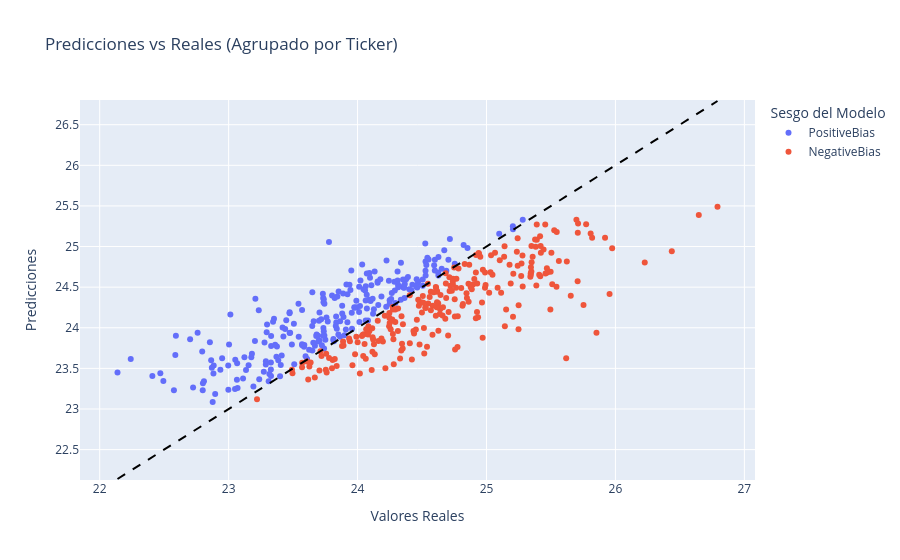

The code cell stored with this chart in its notebook:
### Markdown cell above
Se generan 2 clusters segun las predicciones:
* Positive_Bias: si los residuos son mayores o iguales a cero.
* Negative_Bias: si los residuos son menores a cero.

### Code cell
# Se dividen los datos para predecir el valor de la última fecha disponible para cada ticker en el conjunto de test
X_train = X.iloc[:-len(df['Ticker'].unique())]  # Todos menos la última fecha de cada ticker
y_train = y.iloc[:-len(df['Ticker'].unique())]
X_test = X.iloc[-len(df['Ticker'].unique()):]   # Solo la última fecha de cada ticker
y_test = y.iloc[-len(df['Ticker'].unique()):]

# Recuperar el ticker usando el indice de y_test
tickers_test = df.loc[y_test.index, 'Ticker']

# Predicciones en el conjunto de test
y_pred = pipe.predict(X_test)

# Consolidar resultados individuales en un DataFrame
resultados_df = pd.DataFrame({
    'Ticker': tickers_test,
    'Predicted': y_pred,
    'Observed': y_test
})

# Calcular el residuo para cada predicción
resultados_df['Residuals'] = resultados_df['Predicted'] - resultados_df['Observed']

# Agrupar por ticker
resultados_agrupados = resultados_df.groupby('Ticker')[['Predicted', 'Observed', 'Residuals']].mean()

# Generar el Cluster sobre el promedio de los residuos
resultados_agrupados['Cluster'] = ['PositiveBias' if r >= 0 else 'NegativeBias' 
                                   for r in resultados_agrupados['Residuals']]

# Visualizar
fig = px.scatter(
    resultados_agrupados, 
    x='Observed', 
    y='Predicted', 
    color='Cluster',
    hover_name=resultados_agrupados.index, 
    labels={'Observed':'Valores Reales', 'Predicted':'Predicciones', 'Cluster':'Sesgo del Modelo'},
    title='Predicciones vs Reales (Agrupado por Ticker)'
)

# Línea de identidad perfecta
min_val = resultados_agrupados['Observed'].min()
max_val = resultados_agrupados['Observed'].max()
fig.add_shape(type='line', x0=min_val, y0=min_val, x1=max_val, y1=max_val,
              line=dict(color='black', dash='dash', width=2))
fig.show()

# Estadísticas por cluster a nivel Ticker
over_mask = resultados_agrupados['Cluster'] == 'PositiveBias'
under_mask = resultados_agrupados['Cluster'] == 'NegativeBias'

print("\nEstadísticas por cluster (a nivel de Ticker):")
print(f"Overprediction: {over_mask.sum()} tickers, residuo medio global: {resultados_agrupados.loc[over_mask, 'Residuals'].mean():.4f}")
print(f"Underprediction: {under_mask.sum()} tickers, residuo medio global: {resultados_agrupados.loc[under_mask, 'Residuals'].mean():.4f}")

### Figure 1 — Plotly figure (JSON) as saved in the notebook; plotly's stock layout.template omitted (floating-point values rounded to 4 significant figures; data arrays with more than 128 entries replaced by an {"elided": "..."} marker saying what was removed)
{"data": [{"hovertemplate": "<b>%{hovertext}</b><br><br>Sesgo del Modelo=PositiveBias<br>Valores Reales=%{x}<br>Predicciones=%{y}<extra></extra>", "hovertext": {"elided": "236 str values"}, "legendgroup": "PositiveBias", "marker": {"color": "#636efa", "symbol": "circle"}, "mode": "markers", "name": "PositiveBias", "orientation": "v", "showlegend": true, "type": "scatter", "x": {"elided": "236 float values"}, "xaxis": "x", "y": {"elided": "236 float values"}, "yaxis": "y"}, {"hovertemplate": "<b>%{hovertext}</b><br><br>Sesgo del Modelo=NegativeBias<br>Valores Reales=%{x}<br>Predicciones=%{y}<extra></extra>", "hovertext": {"elided": "245 str values"}, "legendgroup": "NegativeBias", "marker": {"color": "#EF553B", "symbol": "circle"}, "mode": "markers", "name": "NegativeBias", "orientation": "v", "showlegend": true, "type": "scatter", "x": {"elided": "245 float values"}, "xaxis": "x", "y": {"elided": "245 float values"}, "yaxis": "y"}], "layout": {"legend": {"title": {"text": "Sesgo del Modelo"}, "tracegroupgap": 0}, "shapes": [{"line": {"color": "black", "dash": "dash", "width": 2}, "type": "line", "x0": 22.14, "x1": 26.79, "y0": 22.14, "y1": 26.79}], "title": {"text": "Predicciones vs Reales (Agrupado por Ticker)"}, "xaxis": {"anchor": "y", "domain": [0, 1], "title": {"text": "Valores Reales"}}, "yaxis": {"anchor": "x", "domain": [0, 1], "title": {"text": "Predicciones"}}}}
